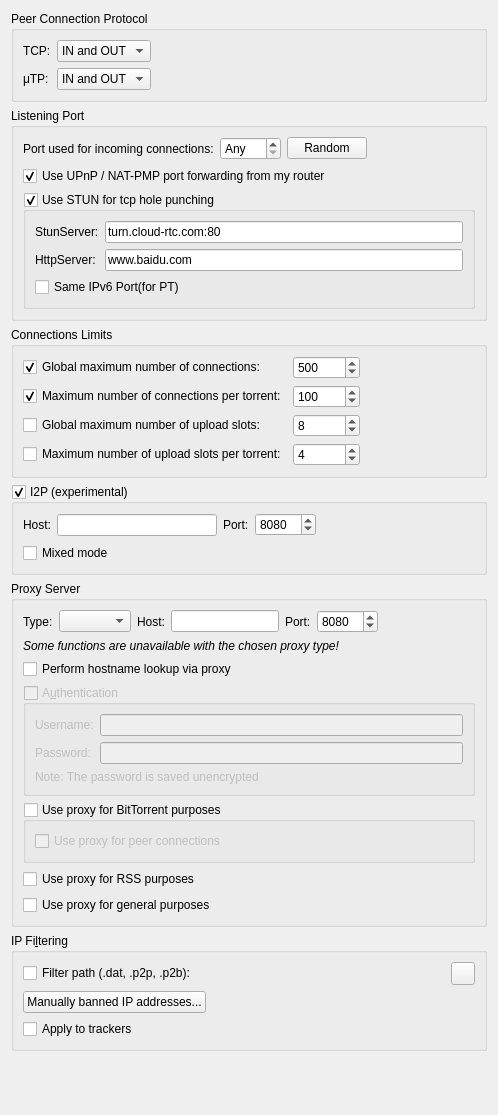
          <widget class="QWidget" name="scrollAreaWidgetContents_3">
           <property name="geometry">
            <rect>
             <x>0</x>
             <y>-59</y>
             <width>498</width>
             <height>1115</height>
            </rect>
           </property>
           <layout class="QVBoxLayout" name="verticalLayout_20">
            <item>
             <widget class="QGroupBox" name="PeerConnectionBox">
              <property name="title">
               <string>Peer Connection Protocol</string>
              </property>
              <layout class="QVBoxLayout" name="verticalLayout_43">
               <item>
                <layout class="QGridLayout" name="gridLayout_8">
                 <item row="0" column="0">
                  <widget class="QLabel" name="label_9">
                   <property name="text">
                    <string>TCP:</string>
                   </property>
                  </widget>
                 </item>
                 <item row="1" column="2">
                  <spacer name="horizontalSpacer_25">
                   <property name="orientation">
                    <enum>Qt::Orientation::Horizontal</enum>
                   </property>
                   <property name="sizeHint" stdset="0">
                    <size>
                     <width>40</width>
                     <height>20</height>
                    </size>
                   </property>
                  </spacer>
                 </item>
                 <item row="0" column="1">
                  <widget class="QComboBox" name="comboProtocolTCP">
                   <item>
                    <property name="text">
                     <string>IN and OUT</string>
                    </property>
                   </item>
                   <item>
                    <property name="text">
                     <string>IN only</string>
                    </property>
                   </item>
                   <item>
                    <property name="text">
                     <string>OUT only</string>
                    </property>
                   </item>
                   <item>
                    <property name="text">
                     <string>Disable</string>
                    </property>
                   </item>
                  </widget>
                 </item>
                 <item row="1" column="0">
                  <widget class="QLabel" name="label_15">
                   <property name="text">
                    <string>μTP:</string>
                   </property>
                  </widget>
                 </item>
                 <item row="0" column="2">
                  <spacer name="horizontalSpacer_26">
                   <property name="orientation">
                    <enum>Qt::Orientation::Horizontal</enum>
                   </property>
                   <property name="sizeHint" stdset="0">
                    <size>
                     <width>40</width>
                     <height>20</height>
                    </size>
                   </property>
                  </spacer>
                 </item>
                 <item row="1" column="1">
                  <widget class="QComboBox" name="comboProtocolUTP">
                   <item>
                    <property name="text">
                     <string>IN and OUT</string>
                    </property>
                   </item>
                   <item>
                    <property name="text">
                     <string>IN only</string>
                    </property>
                   </item>
                   <item>
                    <property name="text">
                     <string>OUT only</string>
                    </property>
                   </item>
                   <item>
                    <property name="text">
                     <string>Disable</string>
                    </property>
                   </item>
                  </widget>
                 </item>
                </layout>
               </item>
              </layout>
             </widget>
            </item>
            <item>
             <widget class="QGroupBox" name="ListeningPortBox">
              <property name="title">
               <string>Listening Port</string>
              </property>
              <layout class="QVBoxLayout" name="listeningPortLayout">
               <item>
                <layout class="QHBoxLayout" name="listeningPortLayout2">
                 <item>
                  <widget class="QLabel" name="lbl_ports">
                   <property name="text">
                    <string>Port used for incoming connections:</string>
                   </property>
                  </widget>
                 </item>
                 <item>
                  <widget class="QSpinBox" name="spinPort">
                   <property name="toolTip">
                    <string>Set to 0 to let your system pick an unused port</string>
                   </property>
                   <property name="specialValueText">
                    <string>Any</string>
                   </property>
                   <property name="maximum">
                    <number>65535</number>
                   </property>
                  </widget>
                 </item>
                 <item>
                  <widget class="QPushButton" name="randomButton">
                   <property name="text">
                    <string>Random</string>
                   </property>
                  </widget>
                 </item>
                 <item>
                  <spacer name="horizontalSpacer_4">
                   <property name="orientation">
                    <enum>Qt::Orientation::Horizontal</enum>
                   </property>
                   <property name="sizeHint" stdset="0">
                    <size>
                     <width>40</width>
                     <height>20</height>
                    </size>
                   </property>
                  </spacer>
                 </item>
                </layout>
               </item>
               <item>
                <widget class="QCheckBox" name="checkUPnP">
                 <property name="text">
                  <string>Use UPnP / NAT-PMP port forwarding from my router</string>
                 </property>
                 <property name="checked">
                  <bool>true</bool>
                 </property>
                </widget>
               </item>
               <item>
                <widget class="QGroupBox" name="CheckStun">
                 <property name="layoutDirection">
                  <enum>Qt::LayoutDirection::LeftToRight</enum>
                 </property>
                 <property name="autoFillBackground">
                  <bool>false</bool>
                 </property>
                 <property name="title">
                  <string>Use STUN for tcp hole punching</string>
                 </property>
                 <property name="flat">
                  <bool>false</bool>
                 </property>
                 <property name="checkable">
                  <bool>true</bool>
                 </property>
                 <property name="checked">
                  <bool>true</bool>
                 </property>
                 <layout class="QVBoxLayout" name="verticalLayout_42">
                  <item>
                   <layout class="QGridLayout" name="gridLayout_19">
                    <item row="0" column="0">
                     <widget class="QLabel" name="lblStunServer">
                      <property name="text">
                       <string>StunServer:</string>
                      </property>
                     </widget>
                    </item>
                    <item row="0" column="1">
                     <widget class="QLineEdit" name="textStunServer">
                      <property name="text">
                       <string>turn.cloud-rtc.com:80</string>
                      </property>
                     </widget>
                    </item>
                    <item row="1" column="0">
                     <widget class="QLabel" name="lblStunHttpServer">
                      <property name="text">
                       <string>HttpServer:</string>
                      </property>
                     </widget>
                    </item>
                    <item row="1" column="1">
                     <widget class="QLineEdit" name="textStunHttpServer">
                      <property name="text">
                       <string>www.baidu.com</string>
                      </property>
                     </widget>
                    </item>
                   </layout>
                  </item>
                  <item>
                   <widget class="QCheckBox" name="checkSameIPv6Port">
                    <property name="text">
                     <string>Same IPv6 Port(for PT)</string>
                    </property>
                   </widget>
                  </item>
                 </layout>
                </widget>
               </item>
              </layout>
             </widget>
            </item>
            <item>
             <widget class="QGroupBox" name="nbConnecBox">
              <property name="title">
               <string>Connections Limits</string>
              </property>
              <layout class="QGridLayout" name="gridLayout">
               <item row="2" column="1">
                <widget class="QSpinBox" name="spinMaxUploads">
                 <property name="maximum">
                  <number>2147483647</number>
                 </property>
                 <property name="value">
                  <number>8</number>
                 </property>
                </widget>
               </item>
               <item row="1" column="0">
                <widget class="QCheckBox" name="checkMaxConnectionsPerTorrent">
                 <property name="text">
                  <string>Maximum number of connections per torrent:</string>
                 </property>
                 <property name="checked">
                  <bool>true</bool>
                 </property>
                </widget>
               </item>
               <item row="0" column="1">
                <widget class="QSpinBox" name="spinMaxConnec">
                 <property name="enabled">
                  <bool>true</bool>
                 </property>
                 <property name="minimum">
                  <number>2</number>
                 </property>
                 <property name="maximum">
                  <number>2147483647</number>
                 </property>
                 <property name="value">
                  <number>500</number>
                 </property>
                </widget>
               </item>
               <item row="3" column="1">
                <widget class="QSpinBox" name="spinMaxUploadsPerTorrent">
                 <property name="maximum">
                  <number>2147483647</number>
                 </property>
                 <property name="value">
                  <number>4</number>
                 </property>
                </widget>
               </item>
               <item row="0" column="2">
                <spacer name="horizontalSpacer_3">
                 <property name="orientation">
                  <enum>Qt::Orientation::Horizontal</enum>
                 </property>
                 <property name="sizeHint" stdset="0">
                  <size>
                   <width>40</width>
                   <height>20</height>
                  </size>
                 </property>
                </spacer>
               </item>
               <item row="2" column="0">
                <widget class="QCheckBox" name="checkMaxUploads">
                 <property name="text">
                  <string>Global maximum number of upload slots:</string>
                 </property>
                </widget>
               </item>
               <item row="3" column="0">
                <widget class="QCheckBox" name="checkMaxUploadsPerTorrent">
                 <property name="text">
                  <string>Maximum number of upload slots per torrent:</string>
                 </property>
                </widget>
               </item>
               <item row="1" column="1">
                <widget class="QSpinBox" name="spinMaxConnecPerTorrent">
                 <property name="minimum">
                  <number>2</number>
                 </property>
                 <property name="maximum">
                  <number>2147483647</number>
                 </property>
                 <property name="value">
                  <number>100</number>
                 </property>
                </widget>
               </item>
               <item row="0" column="0">
                <widget class="QCheckBox" name="checkMaxConnections">
                 <property name="text">
                  <string>Global maximum number of connections:</string>
                 </property>
                 <property name="checked">
                  <bool>true</bool>
                 </property>
                </widget>
               </item>
              </layout>
             </widget>
            </item>
            <item>
             <widget class="QGroupBox" name="groupI2P">
              <property name="title">
               <string>I2P (experimental)</string>
              </property>
              <property name="checkable">
               <bool>true</bool>
              </property>
              <property name="checked">
               <bool>true</bool>
              </property>
              <layout class="QVBoxLayout" name="verticalLayout_40">
               <item>
                <layout class="QHBoxLayout" name="i2pLayout">
                 <item>
                  <widget class="QLabel" name="labelI2PHost">
                   <property name="minimumSize">
                    <size>
                     <width>0</width>
                     <height>24</height>
                    </size>
                   </property>
                   <property name="text">
                    <string>Host:</string>
                   </property>
                  </widget>
                 </item>
                 <item>
                  <widget class="QLineEdit" name="textI2PHost"/>
                 </item>
                 <item>
                  <widget class="QLabel" name="labelI2PPort">
                   <property name="text">
                    <string>Port:</string>
                   </property>
                  </widget>
                 </item>
                 <item>
                  <widget class="QSpinBox" name="spinI2PPort">
                   <property name="minimum">
                    <number>1</number>
                   </property>
                   <property name="maximum">
                    <number>65535</number>
                   </property>
                   <property name="value">
                    <number>8080</number>
                   </property>
                  </widget>
                 </item>
                 <item>
                  <spacer name="horizontalSpacer_22">
                   <property name="orientation">
                    <enum>Qt::Orientation::Horizontal</enum>
                   </property>
                   <property name="sizeHint" stdset="0">
                    <size>
                     <width>40</width>
                     <height>20</height>
                    </size>
                   </property>
                  </spacer>
                 </item>
                </layout>
               </item>
               <item>
                <widget class="QCheckBox" name="checkI2PMixed">
                 <property name="toolTip">
                  <string>&lt;html&gt;&lt;head/&gt;&lt;body&gt;&lt;p&gt;If &quot;mixed mode&quot; is enabled I2P torrents are allowed to also get peers from other sources than the tracker, and connect to regular IPs, not providing any anonymization. This may be useful if the user is not interested in the anonymization of I2P, but still wants to be able to connect to I2P peers.&lt;/p&gt;&lt;/body&gt;&lt;/html&gt;</string>
                 </property>
                 <property name="text">
                  <string>Mixed mode</string>
                 </property>
                </widget>
               </item>
              </layout>
             </widget>
            </item>
            <item>
             <widget class="QGroupBox" name="groupProxy">
              <property name="enabled">
               <bool>true</bool>
              </property>
              <property name="title">
               <string>Proxy Server</string>
              </property>
              <layout class="QVBoxLayout" name="verticalLayout_29">
               <item>
                <layout class="QHBoxLayout" name="proxyTypeLayout">
                 <item>
                  <widget class="QLabel" name="ProxyType_lbl">
                   <property name="text">
                    <string>Type:</string>
                   </property>
                  </widget>
                 </item>
                 <item>
                  <widget class="QComboBox" name="comboProxyType"/>
                 </item>
                 <item>
                  <widget class="QLabel" name="lblProxyIP">
                   <property name="text">
                    <string>Host:</string>
                   </property>
                  </widget>
                 </item>
                 <item>
                  <widget class="QLineEdit" name="textProxyIP"/>
                 </item>
                 <item>
                  <widget class="QLabel" name="lblProxyPort">
                   <property name="text">
                    <string>Port:</string>
                   </property>
                  </widget>
                 </item>
                 <item>
                  <widget class="QSpinBox" name="spinProxyPort">
                   <property name="minimum">
                    <number>1</number>
                   </property>
                   <property name="maximum">
                    <number>65535</number>
                   </property>
                   <property name="value">
                    <number>8080</number>
                   </property>
                  </widget>
                 </item>
                 <item>
                  <spacer name="horizontalSpacer_24">
                   <property name="orientation">
                    <enum>Qt::Orientation::Horizontal</enum>
                   </property>
                   <property name="sizeHint" stdset="0">
                    <size>
                     <width>20</width>
                     <height>20</height>
                    </size>
                   </property>
                  </spacer>
                 </item>
                </layout>
               </item>
               <item>
                <widget class="QLabel" name="labelProxyTypeUnavailable">
                 <property name="font">
                  <font>
                   <italic>true</italic>
                  </font>
                 </property>
                 <property name="text">
                  <string>Some functions are unavailable with the chosen proxy type!</string>
                 </property>
                </widget>
               </item>
               <item>
                <widget class="QCheckBox" name="checkProxyHostnameLookup">
                 <property name="toolTip">
                  <string>If checked, hostname lookups are done via the proxy</string>
                 </property>
                 <property name="text">
                  <string>Perform hostname lookup via proxy</string>
                 </property>
                </widget>
               </item>
               <item>
                <widget class="QGroupBox" name="checkProxyAuth">
                 <property name="enabled">
                  <bool>false</bool>
                 </property>
                 <property name="title">
                  <string>A&amp;uthentication</string>
                 </property>
                 <property name="checkable">
                  <bool>true</bool>
                 </property>
                 <property name="checked">
                  <bool>false</bool>
                 </property>
                 <layout class="QVBoxLayout" name="verticalLayout_24">
                  <item>
                   <layout class="QGridLayout" name="gridLayout_12">
                    <item row="0" column="0">
                     <widget class="QLabel" name="lblProxyUsername">
                      <property name="text">
                       <string>Username:</string>
                      </property>
                     </widget>
                    </item>
                    <item row="0" column="1">
                     <widget class="QLineEdit" name="textProxyUsername"/>
                    </item>
                    <item row="1" column="0">
                     <widget class="QLabel" name="lblProxyPassword">
                      <property name="text">
                       <string>Password:</string>
                      </property>
                     </widget>
                    </item>
                    <item row="1" column="1">
                     <widget class="QLineEdit" name="textProxyPassword">
                      <property name="echoMode">
                       <enum>QLineEdit::EchoMode::Password</enum>
                      </property>
                     </widget>
                    </item>
                   </layout>
                  </item>
                  <item>
                   <widget class="QLabel" name="label_23">
                    <property name="text">
                     <string>Note: The password is saved unencrypted</string>
                    </property>
                   </widget>
                  </item>
                 </layout>
                </widget>
               </item>
               <item>
                <widget class="QGroupBox" name="checkProxyBitTorrent">
                 <property name="title">
                  <string>Use proxy for BitTorrent purposes</string>
                 </property>
                 <property name="checkable">
                  <bool>true</bool>
                 </property>
                 <property name="checked">
                  <bool>false</bool>
                 </property>
                 <layout class="QVBoxLayout" name="verticalLayoutProxyBitTorrent">
                  <item>
                   <widget class="QCheckBox" name="checkProxyPeerConnections">
                    <property name="toolTip">
                     <string>Otherwise, the proxy server is only used for tracker connections</string>
                    </property>
                    <property name="text">
                     <string>Use proxy for peer connections</string>
                    </property>
                   </widget>
                  </item>
                 </layout>
                </widget>
               </item>
               <item>
                <widget class="QCheckBox" name="checkProxyRSS">
                 <property name="toolTip">
                  <string>RSS feeds will use proxy</string>
                 </property>
                 <property name="text">
                  <string>Use proxy for RSS purposes</string>
                 </property>
                 <property name="checked">
                  <bool>false</bool>
                 </property>
                </widget>
               </item>
               <item>
                <widget class="QCheckBox" name="checkProxyMisc">
                 <property name="toolTip">
                  <string>Search engine, software updates or anything else will use proxy</string>
                 </property>
                 <property name="text">
                  <string>Use proxy for general purposes</string>
                 </property>
                 <property name="checked">
                  <bool>false</bool>
                 </property>
                </widget>
               </item>
              </layout>
             </widget>
            </item>
            <item>
             <widget class="QGroupBox" name="groupIPFilter">
              <property name="title">
               <string>IP Fi&amp;ltering</string>
              </property>
              <layout class="QVBoxLayout" name="verticalLayout_17">
               <item>
                <layout class="QHBoxLayout" name="horizontalLayout_11">
                 <item>
                  <widget class="QCheckBox" name="checkIPFilter">
                   <property name="text">
                    <string>Filter path (.dat, .p2p, .p2b):</string>
                   </property>
                  </widget>
                 </item>
                 <item>
                  <widget class="FileSystemPathLineEdit" name="textFilterPath" native="true"/>
                 </item>
                 <item>
                  <widget class="QToolButton" name="IpFilterRefreshBtn">
                   <property name="toolTip">
                    <string>Reload the filter</string>
                   </property>
                  </widget>
                 </item>
                </layout>
               </item>
               <item>
                <widget class="QPushButton" name="banListButton">
                 <property name="sizePolicy">
                  <sizepolicy hsizetype="Fixed" vsizetype="Fixed">
                   <horstretch>0</horstretch>
                   <verstretch>0</verstretch>
                  </sizepolicy>
                 </property>
                 <property name="text">
                  <string>Manually banned IP addresses...</string>
                 </property>
                </widget>
               </item>
               <item>
                <widget class="QCheckBox" name="checkIpFilterTrackers">
                 <property name="text">
                  <string>Apply to trackers</string>
                 </property>
                </widget>
               </item>
              </layout>
             </widget>
            </item>
            <item>
             <spacer name="verticalSpacer_3">
              <property name="orientation">
               <enum>Qt::Orientation::Vertical</enum>
              </property>
              <property name="sizeHint" stdset="0">
               <size>
                <width>20</width>
                <height>40</height>
               </size>
              </property>
             </spacer>
            </item>
           </layout>
          </widget>
